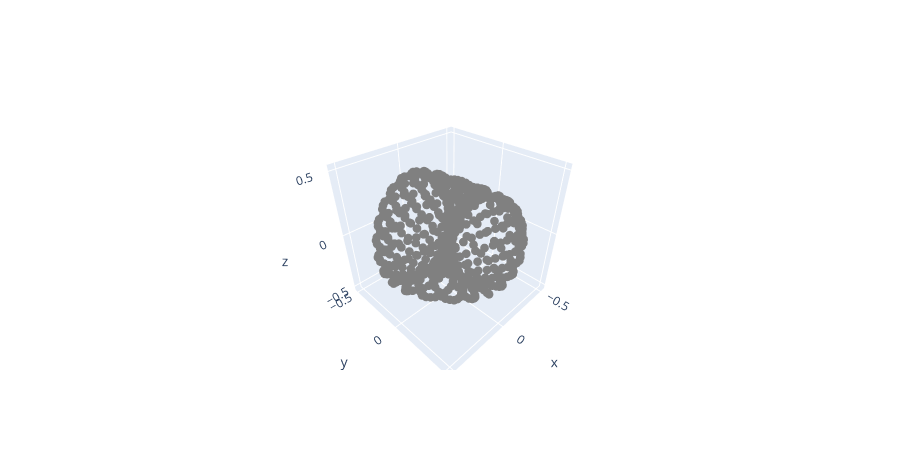

The code cell stored with this chart in its notebook:
### Code cell
from sklearn.decomposition import PCA
#PCA of the Sliding window point cloud
pca = PCA(n_components=25)
XS_pca = pca.fit(XS).transform(XS)
plt.figure(figsize = (3.8,1.5))
plt.plot(pca.explained_variance_ratio_, '-*') ;
plt.title('Explained PCA variance -Sliding Window');
fig = go.Figure(data=[go.Scatter3d(
    x=XS_pca[:,0], y=XS_pca[:,1], z=XS_pca[:,2], 
    mode ='markers', 
    #marker = dict(size = 3, color = np.arange(data.shape[0]) , colorscale='plasma' , opacity = 1)
    marker = dict(size = 3, color = 'grey', opacity = 1)
)])

fig.update_layout( width=900, height=450) 
fig.show()

### Figure 1 — Plotly figure (JSON) as saved in the notebook; plotly's stock layout.template omitted (floating-point values rounded to 4 significant figures; data arrays with more than 128 entries replaced by an {"elided": "..."} marker saying what was removed)
{"data": [{"marker": {"color": "grey", "opacity": 1, "size": 3}, "mode": "markers", "type": "scatter3d", "x": {"elided": "598 float values"}, "y": {"elided": "598 float values"}, "z": {"elided": "598 float values"}}], "layout": {"height": 450, "width": 900}}
